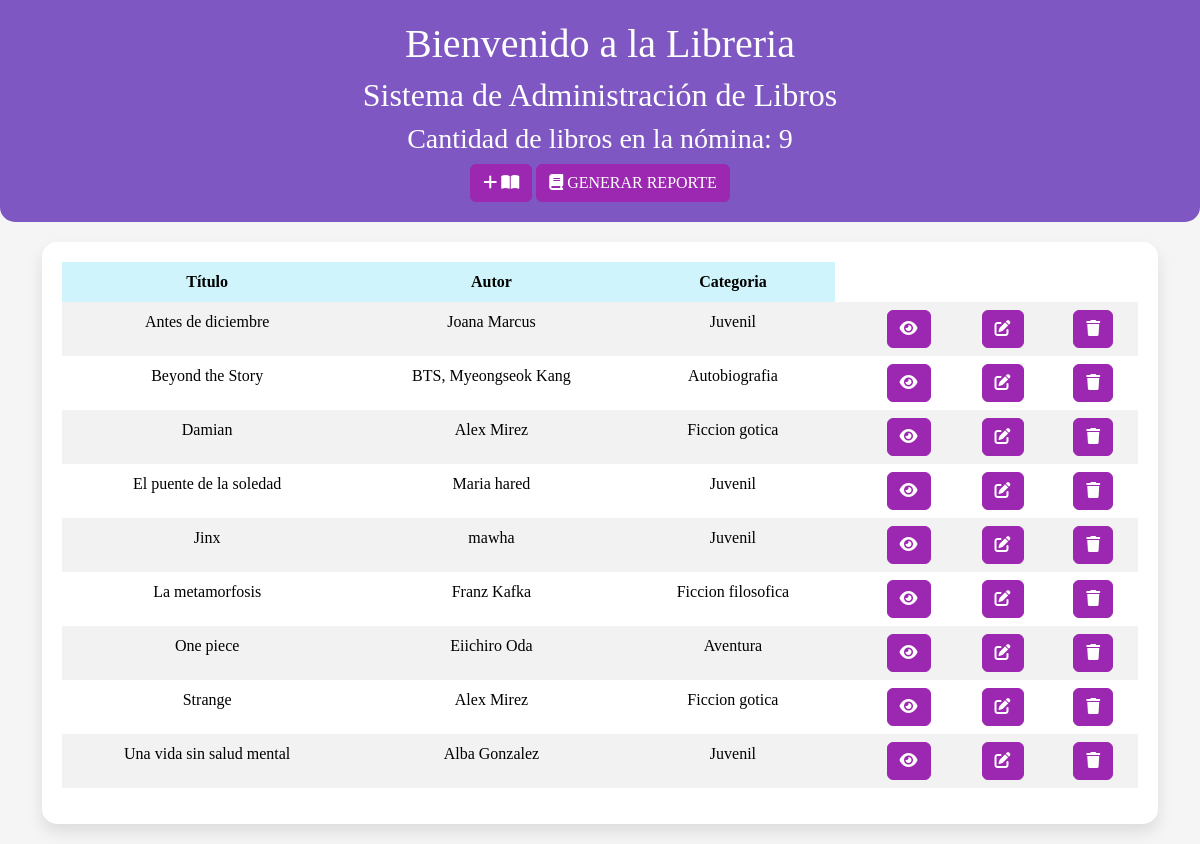
The page / on the database its author committed.
### personas/models.py (models this page shows, shortened)
class Libro(models.Model):
    titulo = models.CharField(max_length=100)
    autor = models.CharField(max_length=20)
    Presentacion = models.ForeignKey(Presentacion, on_delete=models.SET_NULL, null=True)
    Categoria = models.ForeignKey(Categoria, on_delete=models.SET_NULL, null=True)
    fecha_publicacion = models.DateField()
    sinopsis = models.TextField()
    disponibilidad = models.BooleanField(default=True)

class Categoria (models.Model):
    Categoria = models.CharField(max_length=50,  null=True)
    def __str__(self):
        return f'{self.Categoria} '

### webapp/views.py (the view)
# urls.py: path('', libreria, name='libreria'),
def libreria(request):
    cantidad_libros = Libro.objects.count()
    libros = Libro.objects.order_by('titulo', 'autor', 'Categoria')
    dict_datos = {'cantidad_personas':cantidad_libros, 'libros':libros}
    pagina = loader.get_template('libreria.html')
    return HttpResponse(pagina.render(dict_datos, request))

### webapp/templates/libreria.html (shortened to what this page needs)
<!DOCTYPE html>
<html lang="en">
<head>
    {% load static %}
    <link href="{% static 'fontawesomefree/css/fontawesome.css' %}" rel="stylesheet" type="text/css">
    <link href="{% static 'fontawesomefree/css/brands.css' %}" rel="stylesheet" type="text/css">
    <link href="{% static 'fontawesomefree/css/solid.css' %}" rel="stylesheet" type="text/css">
    <link href="https://cdn.jsdelivr.net/npm/bootstrap@5.3.2/dist/css/bootstrap.min.css" rel="stylesheet">
</head>
<body>
    <div class="header">
        <h1>Bienvenido a la Libreria</h1>
        <h2>Sistema de Administración de Libros</h2>
        <h3>Cantidad de libros en la nómina: {{ cantidad_personas }}</h3>
        <a href="agregar_libro/" class="btn btn-primary"> <i class="fa-solid fa-plus"></i> <i class="fas fa-book-open"></i>  </a>
        <a href="generar_reporte_libros/" class="btn btn-primary">  <i class="fa-solid fa-book"></i> GENERAR REPORTE </a>
    </div>
    <div class="container">
        <div class="book-info">
            <table class="table table-hover table-striped border-primary table-sm text-center">
                <thead class="table-info">
                    <tr>
                        <th scope="col">Título</th>
                        <th scope="col">Autor</th>
                        <th scope="col">Categoria</th>
                    </tr>
                </thead>
                <tbody>
                    {% for libro in libros %}
                        <tr>
                            <td>{{ libro.titulo }}</td>
                            <td>{{ libro.autor }}</td>
                            <td>{{ libro.Categoria }}</td>
                            <td>
                                <div class="d-flex justify-content-center">
                                    <td><a href="/ver_libro/{{ libro.id }}/" class="btn btn-info"><i class="fa-solid fa-eye" style="color: white;"></i></a> </td>
                                    <td><a href="/modificar_libro/{{ libro.id }}/" class="btn btn-success"><i class="fa-solid fa-pen-to-square"></i></a></td>
                                    <td><a href="/eliminar_libro/{{ libro.id }}/" class="btn btn-danger"><i class="fa-solid fa-trash"></i></a></td>
                                </div>
                            </td>
                        </tr>
                    {% endfor %}
                </tbody>
            </table>
        </div>
    </div>
</body>
</html>

### webapp/templates/libreria.html (style rules this page uses)
body { background-color: #f5f5f5; color: #4527a0; font-family: Times New Roman, sans-serif; }
.header { background-color: #7e57c2; color: white; padding: 20px; text-align: center; border-bottom-left-radius: 15px; border-bottom-right-radius: 15px; }
.container { margin-top: 20px; }
.book-info { background-color: #ffffff; border-radius: 15px; box-shadow: 0 8px 16px rgba(0, 0, 0, 0.1); padding: 20px; margin-bottom: 20px; }
.btn { background-color: #9c27b0; border-color: #9c27b0; }
.table { background-color: #ffffff; border-radius: 10px; border-collapse: collapse; }
.table th, .table td { border: none; padding: 8px; }
.table-info { background-color: #d1c4e9; }
.table-striped tbody tr:nth-of-type(odd) { background-color: #ede7f6; }

### rows shown on the page
Libro: titulo "Antes de diciembre", autor "Joana Marcus", Categoria "Juvenil"
Libro: titulo "Beyond the Story", autor "BTS, Myeongseok Kang", Categoria "Autobiografia"
Libro: titulo "Damian", autor "Alex Mirez", Categoria "Ficcion gotica"
Libro: titulo "El puente de la soledad", autor "Maria hared", Categoria "Juvenil"
Libro: titulo "Jinx", autor "mawha", Categoria "Juvenil"
Libro: titulo "La metamorfosis", autor "Franz Kafka", Categoria "Ficcion filosofica"
Libro: titulo "One piece", autor "Eiichiro Oda", Categoria "Aventura"
Libro: titulo "Strange", autor "Alex Mirez", Categoria "Ficcion gotica"
Libro: titulo "Una vida sin salud mental", autor "Alba Gonzalez", Categoria "Juvenil"

### other values the page prints
{{ cantidad_personas }} "9"
